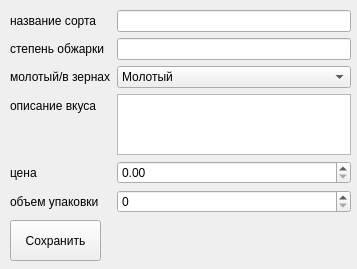
<?xml version="1.0" encoding="UTF-8"?>
<ui version="4.0">
 <class>Form</class>
 <widget class="QWidget" name="Form">
  <property name="geometry">
   <rect>
    <x>0</x>
    <y>0</y>
    <width>357</width>
    <height>269</height>
   </rect>
  </property>
  <property name="windowTitle">
   <string>Form</string>
  </property>
  <widget class="QWidget" name="formLayoutWidget">
   <property name="geometry">
    <rect>
     <x>10</x>
     <y>10</y>
     <width>341</width>
     <height>203</height>
    </rect>
   </property>
   <layout class="QFormLayout" name="formLayout">
    <item row="0" column="0">
     <widget class="QLabel" name="label">
      <property name="text">
       <string>название сорта</string>
      </property>
     </widget>
    </item>
    <item row="0" column="1">
     <widget class="QLineEdit" name="lineEdit"/>
    </item>
    <item row="1" column="0">
     <widget class="QLabel" name="label_2">
      <property name="text">
       <string>степень обжарки</string>
      </property>
     </widget>
    </item>
    <item row="1" column="1">
     <widget class="QLineEdit" name="lineEdit_2"/>
    </item>
    <item row="2" column="0">
     <widget class="QLabel" name="label_3">
      <property name="text">
       <string>молотый/в зернах</string>
      </property>
     </widget>
    </item>
    <item row="2" column="1">
     <widget class="QComboBox" name="comboBox">
      <item>
       <property name="text">
        <string>Молотый</string>
       </property>
      </item>
      <item>
       <property name="text">
        <string>В зернах</string>
       </property>
      </item>
     </widget>
    </item>
    <item row="3" column="0">
     <widget class="QLabel" name="label_4">
      <property name="text">
       <string>описание вкуса</string>
      </property>
     </widget>
    </item>
    <item row="3" column="1">
     <widget class="QTextEdit" name="textEdit"/>
    </item>
    <item row="4" column="0">
     <widget class="QLabel" name="label_5">
      <property name="text">
       <string>цена</string>
      </property>
     </widget>
    </item>
    <item row="4" column="1">
     <widget class="QDoubleSpinBox" name="doubleSpinBox">
      <property name="maximum">
       <double>100000.000000000000000</double>
      </property>
     </widget>
    </item>
    <item row="5" column="0">
     <widget class="QLabel" name="label_6">
      <property name="text">
       <string>объем упаковки</string>
      </property>
     </widget>
    </item>
    <item row="5" column="1">
     <widget class="QSpinBox" name="spinBox">
      <property name="maximum">
       <number>10000</number>
      </property>
     </widget>
    </item>
   </layout>
  </widget>
  <widget class="QPushButton" name="pushButton">
   <property name="geometry">
    <rect>
     <x>10</x>
     <y>220</y>
     <width>91</width>
     <height>41</height>
    </rect>
   </property>
   <property name="text">
    <string>Сохранить</string>
   </property>
  </widget>
 </widget>
 <resources/>
 <connections/>
</ui>
